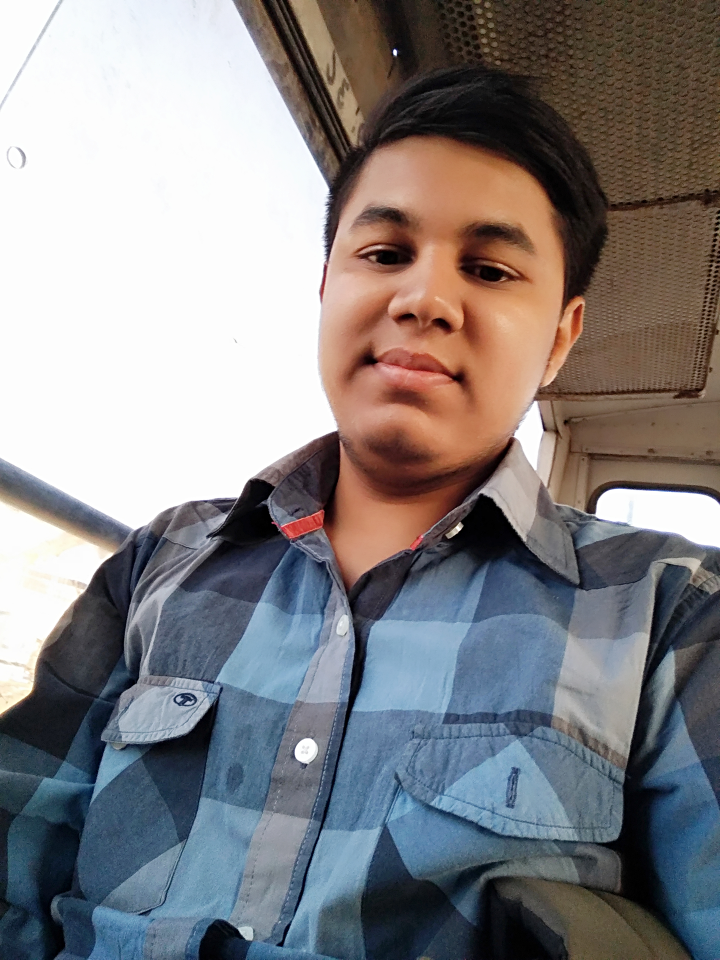
#> input picture testImages/img8.jpg, 1440 x 1920 px, found by its file name (shown at 1/2 size)
$ python Tester.py
#> lines starting #> are read from the running program, lines starting #| are printed output that depends on the picture; after the words box and inside, x2 and y2 are one past the last pixel; in counts of white or black regions, pixels touching at a corner belong together
### faceRecognition.py
import cv2
import numpy as np
import os

#Given an image below function returns rectangle for face detected alongwith gray scale image.
def faceDetection(test_img):
    gray_image= cv2.cvtColor(test_img, cv2.COLOR_BGR2GRAY)
    face_cascade= cv2.CascadeClassifier('haarcascade_frontalface_default.xml')
    faces= face_cascade.detectMultiScale(image=gray_image, scaleFactor=1.3, minNeighbors=5)

    return faces, gray_image

#Given a directory below function returns part of gray_image which is face alongwith its label/ID
def labels_for_training_data(directory):
    faces=[]
    faceID=[]

    for path, subdirnames, filenames in os.walk(directory):
        for filename in filenames:
            if filename.startswith('.'):
                print('Skipping system file') #Skipping files that startwith .
                continue

            id= os.path.basename(path) #fetching subdirectory names
            img_path= os.path.join(path, filename) #fetching image path
            print('img_path:', img_path)
            print('id:', id)
            test_img= cv2.imread(img_path) #loading each image one by one
            if test_img is None:
                print('Image not loaded properly')
                continue
            faces_rect, gray_image=faceDetection(test_img) #Calling faceDetection function to return faces detected in particular image
            #If there are two faces in a single image then we will skip that image.
            if len(faces_rect)!=1:
                continue
            (x,y,w,h)= faces_rect[0]
            RoI_gray= gray_image[y:y+w, x:x+h] #cropping region of interest i.e. face area from grayscale image
            faces.append(RoI_gray)
            faceID.append(int(id))
    return faces, faceID

#Below function trains haar classifier and takes faces,faceID returned by previous function as its arguments.
def train_classifier(faces, faceID):
    face_recognizer= cv2.face.LBPHFaceRecognizer_create()
    face_recognizer.train(faces, np.array(faceID))
    return face_recognizer

#Below function draws bounding boxes around detected face in image.
def draw_rect(test_img, face):
    (x,y,w,h)= face
    cv2.rectangle(test_img, (x,y), (x+w, y+h), (255,0,0), 5)

#Below function writes name of person for detected label.
def put_text(test_img, text, x, y):
    cv2.putText(test_img, text, (x,y), cv2.FONT_HERSHEY_COMPLEX, 5, (0,255,0), 4, cv2.LINE_AA)

### Tester.py
import cv2
import numpy as np
import os
import faceRecognition as fr

test_img= cv2.imread('C:/Users/maya/Desktop/OpenCV Python/testImages/img8.jpg')
#> test_img is the input picture: shape (1920, 1440, 3); mean B, G, R 132.5, 130.7, 133.3
faces_detected, gray_img= fr.faceDetection(test_img)
#> in faceDetection, `gray_image= cv2.cvtColor(test_img, cv2.COLOR_BGR2GRAY)`:
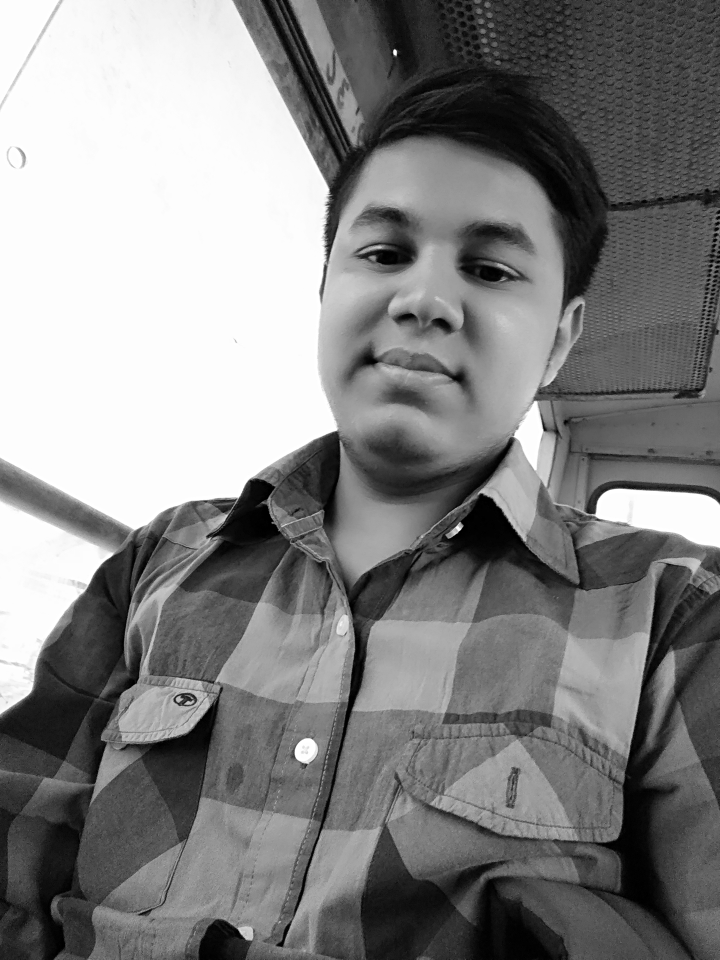
#> gray_image: shape (1920, 1440) (shown at 1/2 size); min 0, max 255, mean 131.7
#> in faceDetection, `faces= face_cascade.detectMultiScale(image=gray_image, scaleFactor=1.3..`: faces = [[565, 253, 628, 628]]
#> faces_detected = [[565, 253, 628, 628]]
print('faces_detected:', faces_detected)
#| faces_detected: [[565 253 628 628]]
#> pass 2 of the loop in labels_for_training_data, `for path, subdirnames, filenames in os.walk(directory):`:
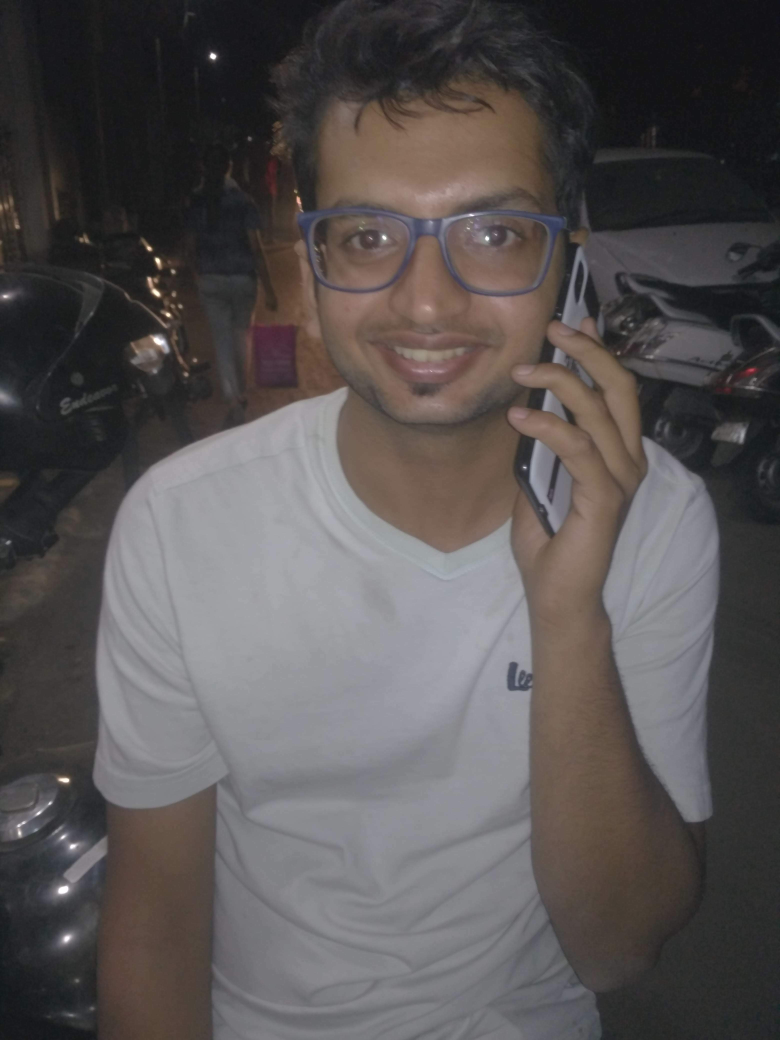
#> input picture trainingImages/0/rv3.jpg, 3120 x 4160 px (shown at 1/4 size)
#> in labels_for_training_data, test_img is the input picture: shape (4160, 3120, 3); mean B, G, R 82.9, 82.8, 87.4
#> in faceDetection (call 2), `gray_image= cv2.cvtColor(test_img, cv2.COLOR_BGR2GRAY)`:
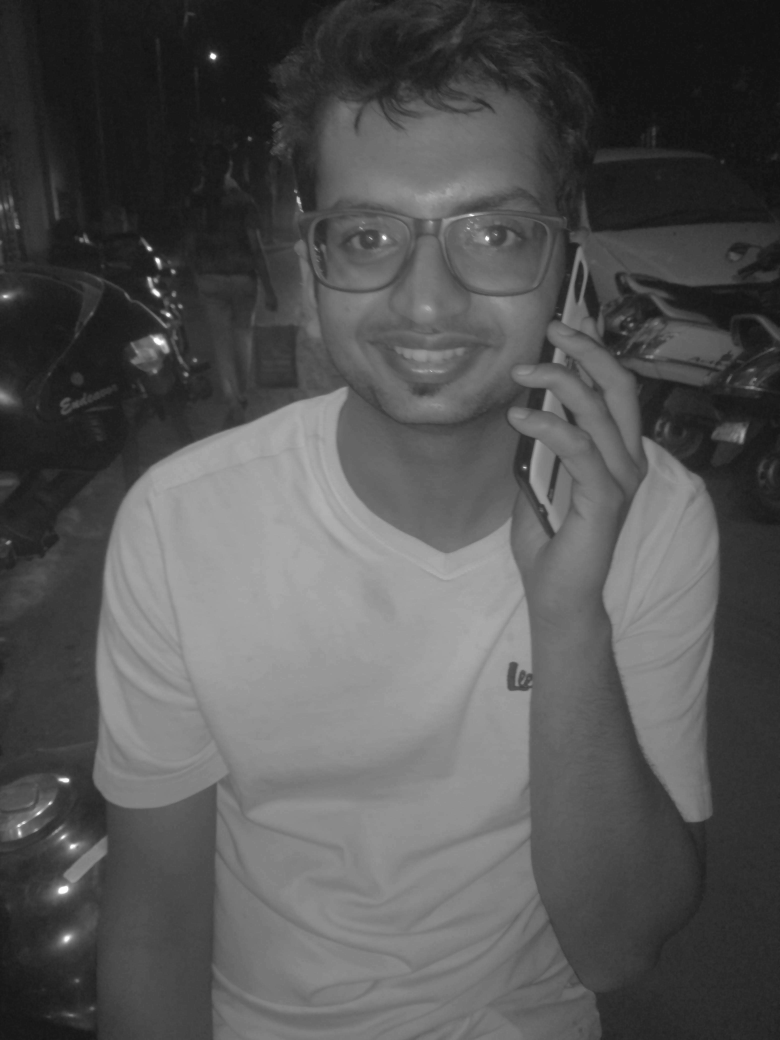
#> gray_image: shape (4160, 3120) (shown at 1/4 size); min 14, max 255, mean 84.1
#> faces = [[1047, 414, 1390, 1390]]
#> in labels_for_training_data, `(x,y,w,h)= faces_rect[0]`: x = 1047; y = 414; w = 1390
#> in labels_for_training_data, `RoI_gray= gray_image[y:y+w, x:x+h]`:
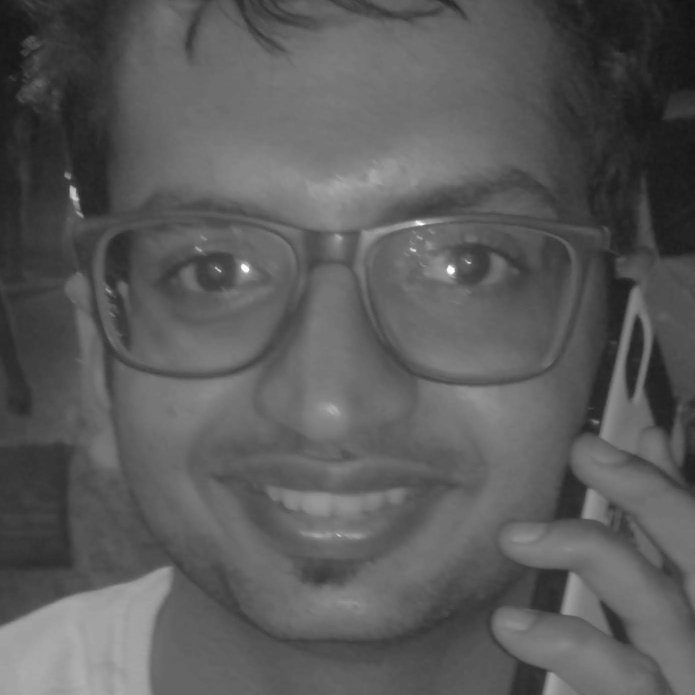
#> RoI_gray: shape (1390, 1390) (shown at 1/2 size); min 19, max 255, mean 90.6

#for (x,y,w,h) in faces_detected:
#    cv2.rectangle(test_img, (x,y), (x+w,y+h), (0,0,255), 3)

faces,faceID= fr.labels_for_training_data('C:/Users/maya/Desktop/OpenCV Python/trainingImages')
face_recognizer= fr.train_classifier(faces, faceID)
face_recognizer.write('trainingData.yml')
name= {0:'Hardik', 1:'Fenil'}

for face in faces_detected:
    (x,y,w,h)= face
    RoI_gray= gray_img[y:y+h, x:x+w]
    label,confidence= face_recognizer.predict(RoI_gray)
    print('confidence:',confidence)
    print('label:',label)
    fr.draw_rect(test_img, face)
    predicted_name= name[label]
    if (confidence>37):
        continue
    fr.put_text(test_img,predicted_name,x,y)
#> this loop made 1 pass
#> pass 1, `RoI_gray= gray_img[y:y+h, x:x+w]`:
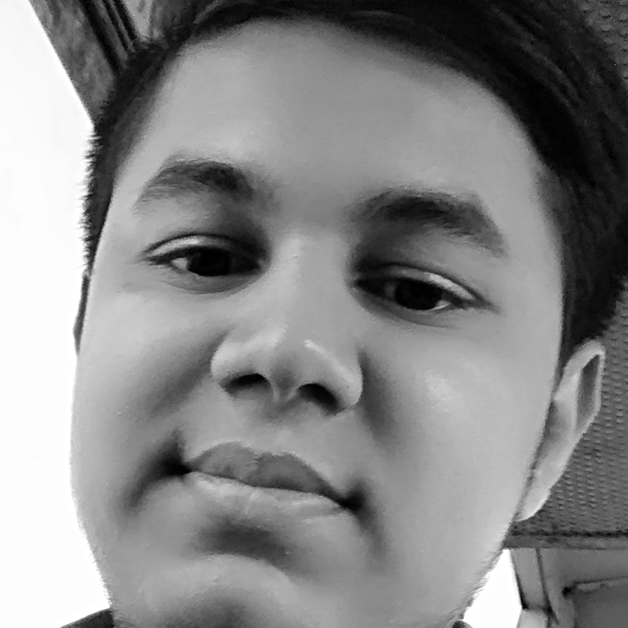
#> RoI_gray: shape (628, 628); min 0, max 255, mean 134.8
#> after the loop:
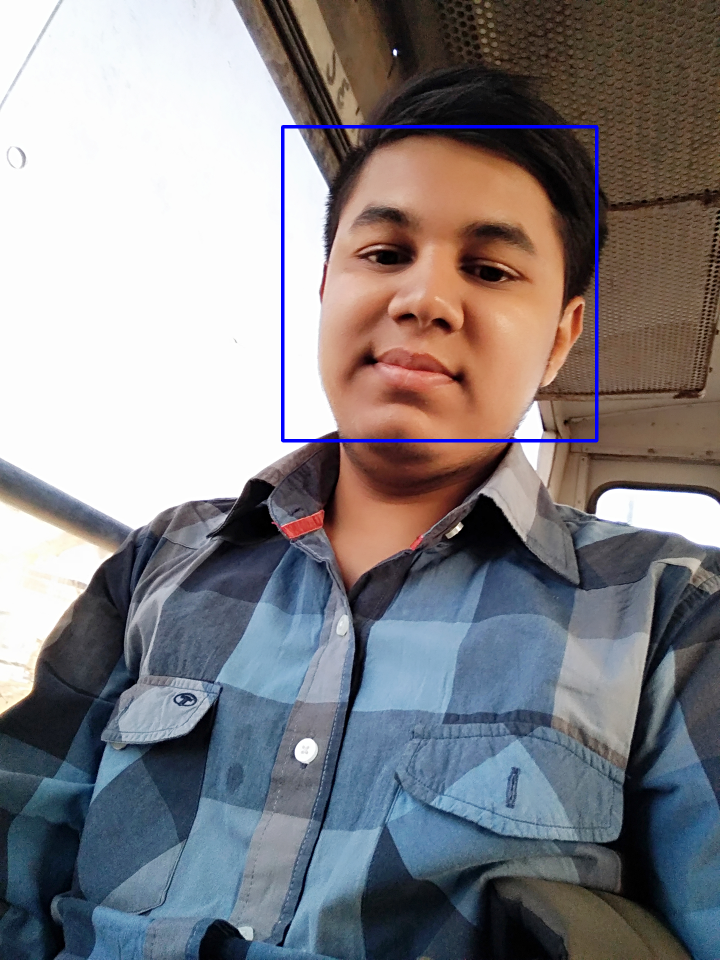
#> test_img: shape (1920, 1440, 3) (shown at 1/2 size); 0.64% of pixels changed, all inside (x1, y1, x2, y2) = (562, 250, 1197, 885)

resized_img=cv2.resize(test_img,(500,500))
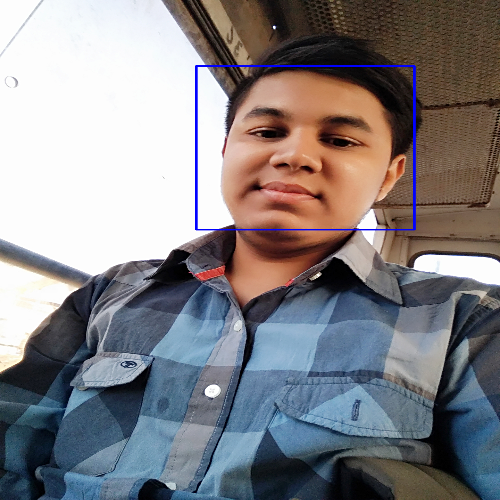
#> resized_img: shape (500, 500, 3); mean B, G, R 133.3, 129.8, 132.3
cv2.imshow('face detection', resized_img)

cv2.waitKey(0)
cv2.destroyAllWindows()
